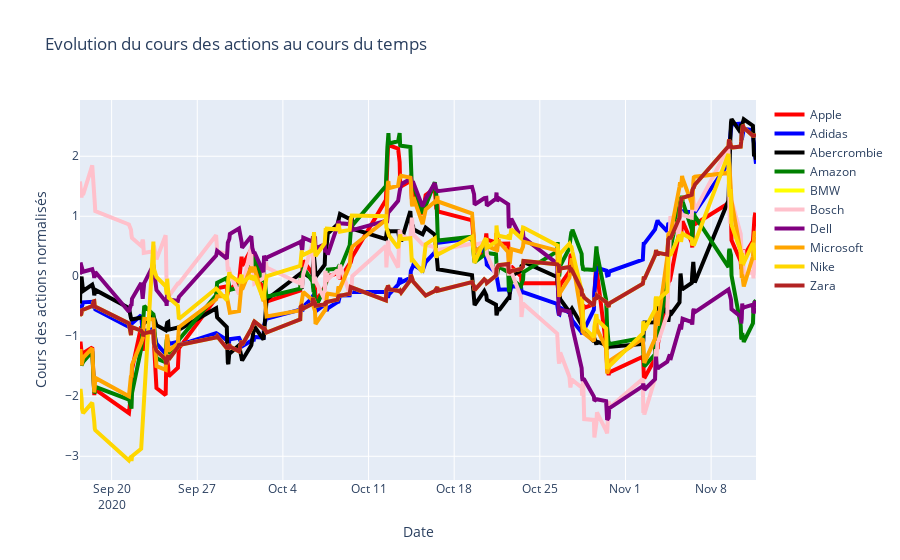

Here is the notebook cell this chart was saved with:
### Code cell
fig = go.Figure()

for [name, c] in [['Apple','red'],['Adidas','blue'],['Abercrombie','black'],['Amazon','green'],['BMW','yellow'],['Bosch','pink'],['Dell','purple'],['Microsoft','orange'],['Nike','gold'],['Zara','firebrick']]:
    fig.add_trace(go.Scatter(x=df_merged["index"],y=(df_merged["avg_"+name]-df_merged["avg_"+ name].mean())/pd.DataFrame.std(df_merged["avg_"+ name]),name= name,line=dict(color=c,width=4)))
    df_merged[name+'_normalisé']=(df_merged["avg_"+name]-df_merged["avg_"+ name].mean())/pd.DataFrame.std(df_merged["avg_"+ name])

fig.update_layout(title='Evolution du cours des actions au cours du temps',xaxis_title='Date',yaxis_title='Cours des actions normalisés')

fig.show()

### Figure 1 — Plotly figure (JSON) as saved in the notebook; plotly's stock layout.template omitted (floating-point values rounded to 4 significant figures; data arrays with more than 128 entries replaced by an {"elided": "..."} marker saying what was removed)
{"data": [{"line": {"color": "red", "width": 4}, "name": "Apple", "type": "scatter", "x": {"elided": "187 str values"}, "y": {"elided": "187 float values"}}, {"line": {"color": "blue", "width": 4}, "name": "Adidas", "type": "scatter", "x": {"elided": "187 str values"}, "y": {"elided": "187 float values"}}, {"line": {"color": "black", "width": 4}, "name": "Abercrombie", "type": "scatter", "x": {"elided": "187 str values"}, "y": {"elided": "187 float values"}}, {"line": {"color": "green", "width": 4}, "name": "Amazon", "type": "scatter", "x": {"elided": "187 str values"}, "y": {"elided": "187 float values"}}, {"line": {"color": "yellow", "width": 4}, "name": "BMW", "type": "scatter", "x": {"elided": "187 str values"}, "y": {"elided": "187 float values"}}, {"line": {"color": "pink", "width": 4}, "name": "Bosch", "type": "scatter", "x": {"elided": "187 str values"}, "y": {"elided": "187 float values"}}, {"line": {"color": "purple", "width": 4}, "name": "Dell", "type": "scatter", "x": {"elided": "187 str values"}, "y": {"elided": "187 float values"}}, {"line": {"color": "orange", "width": 4}, "name": "Microsoft", "type": "scatter", "x": {"elided": "187 str values"}, "y": {"elided": "187 float values"}}, {"line": {"color": "gold", "width": 4}, "name": "Nike", "type": "scatter", "x": {"elided": "187 str values"}, "y": {"elided": "187 float values"}}, {"line": {"color": "firebrick", "width": 4}, "name": "Zara", "type": "scatter", "x": {"elided": "187 str values"}, "y": {"elided": "187 float values"}}], "layout": {"title": {"text": "Evolution du cours des actions au cours du temps"}, "xaxis": {"title": {"text": "Date"}}, "yaxis": {"title": {"text": "Cours des actions normalisés"}}}}
